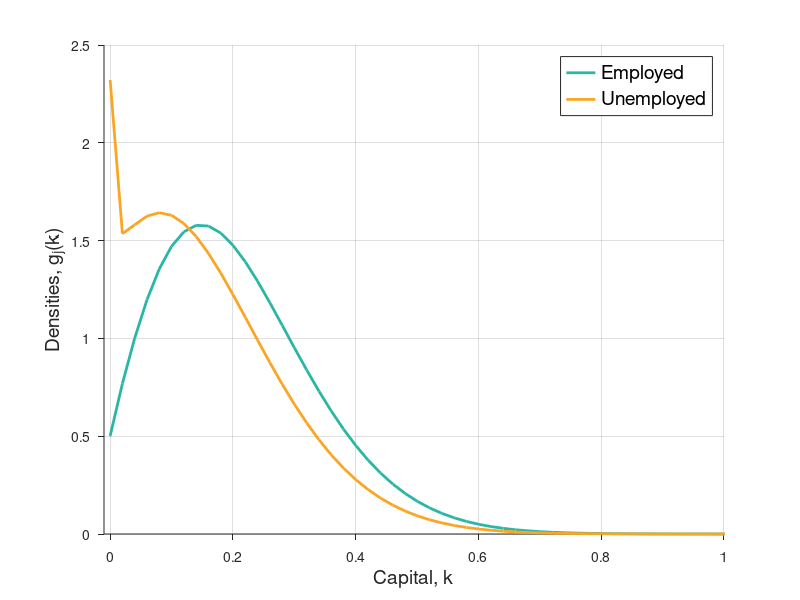

Write MATLAB code to recreate this figure.
%{
--------------------------------------------------------------------------------------------------------------------------
Purpose: Coding part of problem set 5
Created: Nico Rotundo 2024-12
--------------------------------------------------------------------------------------------------------------------------
%}

%% Define parameters and initialize grids

%{ 
--------------------------------------------------------------------------------------------------------------------------
Define parameters
--------------------------------------------------------------------------------------------------------------------------
%} 

clear all;

% Relative risk aversion coefficient 
sigma = 2;

% Productivity
z_u = 1;
z_e = 2;
z = [z_u, z_e];

% Transition rates 
lambda_u = 1/3;
lambda_e = 1/3;
lambda = [lambda_u, lambda_e];

% Discount rate 
rho = 0.05;

% Capital depreciation rate
delta = 0.05;

% Capital share in production
alpha = 1/3; 

% TFP
A = .1; 

% Interest rate for partial equilibrium part of the problem set 
r = 0.04; 

%{ 
--------------------------------------------------------------------------------------------------------------------------
Define capital grid
--------------------------------------------------------------------------------------------------------------------------
%} 

% Borrowing constraint minimum
k_min = 0; 

% Borrowing constraint maximum
k_max = 20; 

% Number of grid points
num_points = 1000; 

k_grid = linspace(k_min, k_max, num_points)';
dk = (k_max-k_min)/(num_points-1);

kk = [k_grid, k_grid]; % I*2 matrix

%{ 
--------------------------------------------------------------------------------------------------------------------------
Define utility function and its derivative 
--------------------------------------------------------------------------------------------------------------------------
%}

% Utility function (CRRA), handling vector inputs
U = @(c) (c.^(1 - sigma)) / (1 - sigma); 

% Derivative of utility, handling vector inputs
U_prime = @(c) c.^(-sigma);

% Inverse of derivative of utility 
U_prime_inv = @(Vp) (Vp).^(-1 / sigma); 

%{ 
--------------------------------------------------------------------------------------------------------------------------
Firm production technology and FOCs
--------------------------------------------------------------------------------------------------------------------------
%}

% Production technology Y = A K^alpha L^{1-alpha}
Y = @(K,L) K.^alpha*L.^(1-alpha);

% F.O.C.:
w_foc = @(K,L) (1-alpha)*A*(K/L).^alpha;
r_foc = @(K,L) alpha*A*(L/K).^(1-alpha); 
K_partial = @(L,r) L*((alpha*A/(r+delta)).^(1/(1-alpha))) ;

%{ 
--------------------------------------------------------------------------------------------------------------------------
Tuning parameters (general)
--------------------------------------------------------------------------------------------------------------------------
%} 

% Step size: can be arbitrarily large in implicit method
Delta = 1000;

% The maximum number of value function iterations
max_iterations_vf = 100;

% Tolerance for value function iterations
tolerance = 10^(-6);

 %{ 
--------------------------------------------------------------------------------------------------------------------------
Tuning parameters (interest rate iteration)
--------------------------------------------------------------------------------------------------------------------------
%} 

% The maximum number of interest rate iterations
num_iterations_r = 1000;

% Tolerance for interest rate iterations
tolerance_S = 10^(-5);

%% Initialize matrices before iterating

%{ 
--------------------------------------------------------------------------------------------------------------------------
Define differential operator
--------------------------------------------------------------------------------------------------------------------------
%} 


% Forward; satisfies Df*V=dVf
Df = zeros(num_points, num_points);
for i = 1:num_points-1
    Df(i,i) = -1/dk; Df(i,i+1) = 1/dk;
end
Df = sparse(Df);

% Backward; satisfies Db*V=dV
Db = zeros(num_points, num_points);
for i = 2:num_points
    Db(i,i-1) = -1/dk; Db(i,i) = 1/dk;
end
Db = sparse(Db);

%{ 
--------------------------------------------------------------------------------------------------------------------------
Define A-switch matrix 
--------------------------------------------------------------------------------------------------------------------------
%} 

A_switch = [speye(num_points).*(-lambda(1)), speye(num_points).*lambda(1);
            speye(num_points).*lambda(2), speye(num_points).*(-lambda(2))];


%{ 
--------------------------------------------------------------------------------------------------------------------------
Calculate labor, capital, and wage levels 
--------------------------------------------------------------------------------------------------------------------------
%} 
    
% Labor
L = (z_e*lambda_u + z_u*lambda_e)/(lambda_e+lambda_u);

% Capital
K = K_partial(L,r);

% Wage
w = w_foc(K,L);

%{ 
--------------------------------------------------------------------------------------------------------------------------
Define initial guesses
--------------------------------------------------------------------------------------------------------------------------
%} 

% Guess for initial value of the interest rate
r_0_guess = 0.03;

% Set bounds on interest rate
r_min = 0.01;
r_max = 0.04;

% Define the number of points * 2 matrix
z = ones(num_points, 1).*z; 

% Initial guess for value function
V_0 = U(w.*z + r.*kk)./rho; 
V = V_0;

%% Value function iteration

% Loop over number of interations for the value function
for n=1:max_iterations_vf

    % Derivative of the forward value function 
    dVf = Df*V;

    % Derivative of the backward value function 
    dVb = Db*V;

    % Boundary condition on backwards value function i.e., the borrowing constraint; a>=a_min
    dVb(1,:) = U_prime(w.*z(1,:) + r.*kk(1,:)); 

    % Boundary condition on forward value function; a<=a_max 
    dVf(end,:) = U_prime(w.*z(end,:) + r.*kk(end,:)); 

    % Indicator whether value function is concave; for stability purposes
    I_concave = dVb > dVf; 

    % Compute optimal consumption using forward derivative
    cf = U_prime_inv(dVf);

    % Compute optimal consumption using backward derivative
    cb = U_prime_inv(dVb);
    
    % Compute optimal savings using forward derivative
    sf = w.*z + r.*kk - cf;

    % Compute optimal savings using backward derivative
    sb = w.*z + r.*kk - cb;

    % Upwind scheme
    If = sf>0;
    Ib = sb<0;
    I0 = 1-If-Ib;
    dV0 = U_prime(w.*z + r.*kk); % If sf<=0<=sb, set s=0

    dV_upwind = If.*dVf + Ib.*dVb + I0.*dV0;

    c = U_prime_inv(dV_upwind);

    % Update value function
    V_stacked = V(:);

    % Update consumption function
    c_stacked = c(:); 

    % A = SD
    SD_u = spdiags(If(:,1).*sf(:,1), 0, num_points, num_points)*Df + spdiags(Ib(:,1).*sb(:,1), 0, num_points, num_points)*Db; 
    SD_e = spdiags(If(:,2).*sf(:,2), 0, num_points, num_points)*Df + spdiags(Ib(:,2).*sb(:,2), 0, num_points, num_points)*Db; 
    SD = [SD_u, sparse(num_points, num_points);
        sparse(num_points, num_points), SD_e]; 

    % P = A + A_switch
    P = SD + A_switch;

    % B = [(rho + 1/Delta)*I - P]
    B = (rho + 1/Delta)*speye(2*num_points) - P; 

    % b = u(c) + 1/Delta*V
    b = U(c_stacked) + (1/Delta)*V_stacked;

    % V = B\b;
    V_update = B\b; 
    V_change = V_update - V_stacked;
    V = reshape(V_update, num_points, 2); 

    % Convergence criterion
    dist(n) = max(abs(V_change));
    
    if dist(n)<tolerance
        disp('Value function converged. Iteration = ')
        disp(n)
    break

    end
end

%% KF Equation

% Solve for 0=gdot=P'*g
PT = P';
PT_eigs = PT;
gdot_stacked = zeros(2*num_points,1);

% Fix one value to obtain a non-singular matrix, otherwise matrix is singular
i_fix = 1;
gdot_stacked(i_fix)=.1;

row_fix = [zeros(1,i_fix-1),1,zeros(1,2*num_points-i_fix)];
PT(i_fix,:) = row_fix;

g_stacked = PT\gdot_stacked; 

% Normalization
g_sum = g_stacked'*ones(2*num_points,1)*dk;
g_stacked = g_stacked./g_sum;

% Reshape
gg = reshape(g_stacked, num_points, 2);

% Solve KF equation
[g_stacked_eigs, eigval] = eigs(PT_eigs, 1, 0);
g_sum_eigs = g_stacked_eigs'*ones(2*num_points,1)*dk;
g_stacked_eigs = g_stacked_eigs./g_sum_eigs;

%% Plots 

%{ 
--------------------------------------------------------------------------------------------------------------------------
Question 3: Stationary distribution at r = 0.04
--------------------------------------------------------------------------------------------------------------------------
%} 

% Initialize plot
set(gca, 'FontSize', 18)
    
    % Employed
    plot(k_grid, gg(:,2), 'LineWidth', 2, 'LineStyle', '-', 'Color', [41/255, 182/255, 164/255])
    hold on

    % Unemployed
    plot(k_grid, gg(:,1), 'LineWidth', 2, 'LineStyle', '-', 'Color', [250/255, 165/255, 35/255])

    hold off

    grid
        xlabel('Capital, k', 'FontSize', 14)
        
        ylabel('Densities, g_j(k)', 'FontSize', 14)
        
        set(gca, 'TickDir', 'out'); 
            box off; 
        
        xlim([-.01 1])
        
        legend(sprintf('Employed'), ...
            sprintf('Unemployed'), ...
            sprintf('r=%.4f', r), 'Location', 'best', 'FontSize', 14)

% Export graph
exportgraphics(gcf, '/Users/nicorotundo/Documents/GitHub/DynamicProgramming2024/problem_sets/problem_set_5/output/question_3.pdf', 'ContentType', 'vector');
